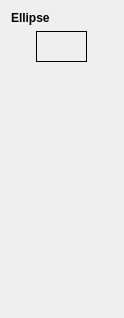
<?xml version="1.0" encoding="UTF-8"?>
<ui version="4.0">
 <class>ToolOptionsEllipse</class>
 <widget class="QWidget" name="ToolOptionsEllipse">
  <property name="geometry">
   <rect>
    <x>0</x>
    <y>0</y>
    <width>124</width>
    <height>318</height>
   </rect>
  </property>
  <property name="windowTitle">
   <string>Tool Options: Ellipse</string>
  </property>
  <layout class="QVBoxLayout" name="verticalLayout">
   <item alignment="Qt::AlignTop">
    <widget class="QLabel" name="toolName">
     <property name="font">
      <font>
       <weight>75</weight>
       <bold>true</bold>
      </font>
     </property>
     <property name="text">
      <string>Ellipse</string>
     </property>
    </widget>
   </item>
   <item alignment="Qt::AlignHCenter|Qt::AlignTop">
    <widget class="ColorSwatch" name="colorSwatch">
     <property name="sizePolicy">
      <sizepolicy hsizetype="Preferred" vsizetype="Preferred">
       <horstretch>0</horstretch>
       <verstretch>0</verstretch>
      </sizepolicy>
     </property>
     <property name="minimumSize">
      <size>
       <width>51</width>
       <height>31</height>
      </size>
     </property>
     <property name="maximumSize">
      <size>
       <width>51</width>
       <height>31</height>
      </size>
     </property>
     <property name="frameShape">
      <enum>QFrame::Box</enum>
     </property>
    </widget>
   </item>
   <item>
    <spacer name="verticalSpacer">
     <property name="orientation">
      <enum>Qt::Vertical</enum>
     </property>
     <property name="sizeHint" stdset="0">
      <size>
       <width>20</width>
       <height>40</height>
      </size>
     </property>
    </spacer>
   </item>
  </layout>
 </widget>
 <customwidgets>
  <customwidget>
   <class>ColorSwatch</class>
   <extends>QFrame</extends>
   <header>widgets.color_swatch</header>
  </customwidget>
 </customwidgets>
 <resources/>
 <connections/>
</ui>
